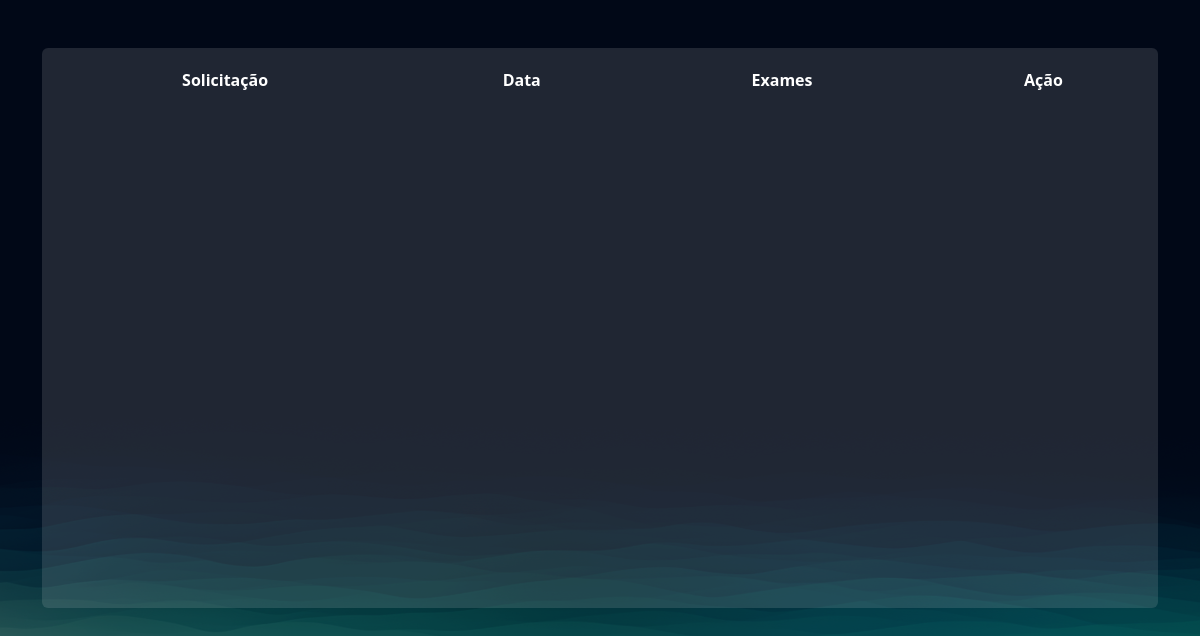
Before: /exames/gerenciar_pedidos/ (signed in) with the older database file.
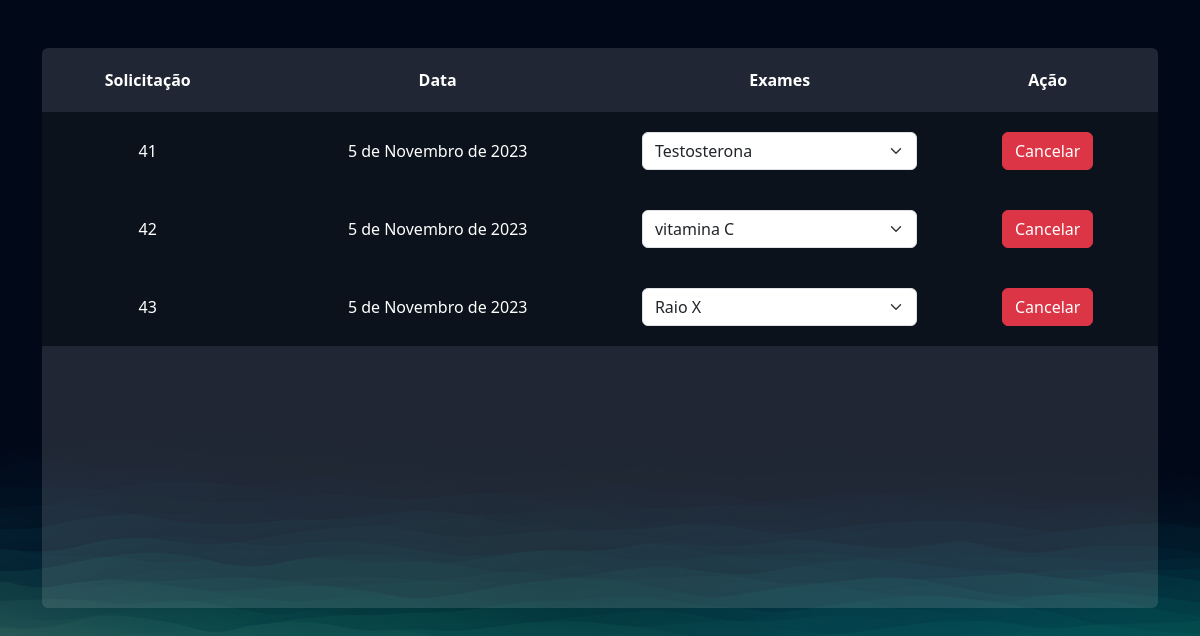
After: the same page with the newer database file.
### exames/models.py (models this page shows, shortened)
class PedidosExames(models.Model):
    usuario = models.ForeignKey(User, on_delete=models.DO_NOTHING)
    exames = models.ManyToManyField(SolicitacaoExame)
    agendado = models.BooleanField(default=True)
    data = models.DateField()

### exames/views.py (the view)
# urls.py: path('gerenciar_pedidos/', views.gerenciar_pedidos, name="gerenciar_pedidos"),
@login_required
def gerenciar_pedidos(request):
    pedidos_exames = PedidosExames.objects.filter(usuario=request.user)
    return render(request, 'gerenciar_pedidos.html', {'pedidos_exames': pedidos_exames})

### exames/templates/gerenciar_pedidos.html (shortened to what this page needs)
{% extends "bases/base.html" %}
{% load static %}
{% block 'head' %}
<link href="{% static 'exames/css/css.css' %}" rel="stylesheet">
<link href="{% static 'exames/css/gerenciar_pedidos.css' %}" rel="stylesheet">
{% endblock 'head' %}
{% block 'conteudo' %}
<br>
<br>
<div class="container">
    <div class="card card-view">
        <table>
            <tr>
                <th>Solicitação</th>
                <th>Data</th>
                <th>Exames</th>
                <th>Ação</th>
            </tr>
            {% for pedidos in pedidos_exames %}
            <tr class="linha-tabela">
                <td>{{pedidos.id}}</td>
                <td>{{pedidos.data}}</td>
                <td>
                    <select class="form-select">
                        {% for exame in pedidos.exames.all %}
                            <option style="color: black" value="">{{exame.exame.nome}}</option>
                        {% endfor %}
                    </select>
                </td>
                <td>
                    <a href="{% url 'cancelar_pedido' pedidos.id %}" class="btn btn-danger {% if not pedidos.agendado %} disabled {% endif %}">Cancelar</a>
                </td>
            </tr>
            {% endfor %}
        </table>
    </div>
</div>
{% endblock 'conteudo' %}

Changed rows visible on the page:
now on this page (row edited): PedidosExames: id "41", data "5 de Novembro de 2023"
now on this page (row edited): PedidosExames: id "42", data "5 de Novembro de 2023"
now on this page (row edited): PedidosExames: id "43", data "5 de Novembro de 2023"
